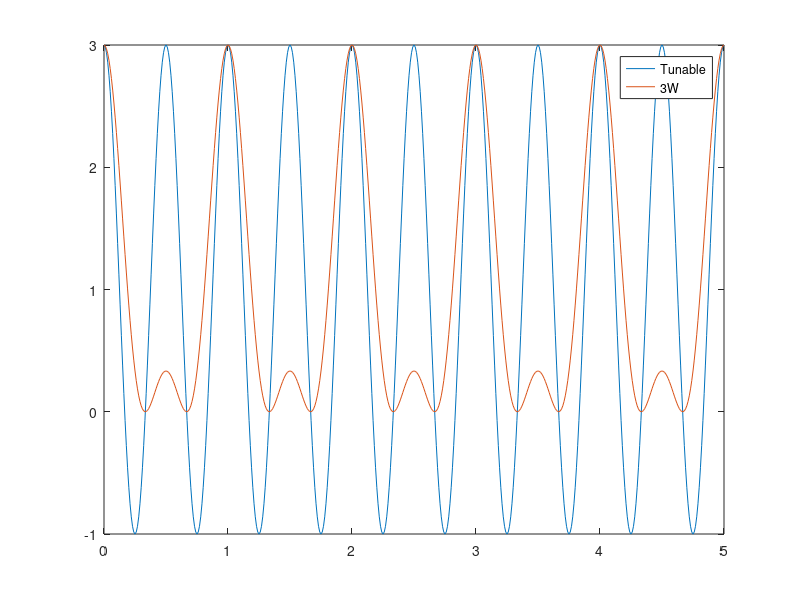
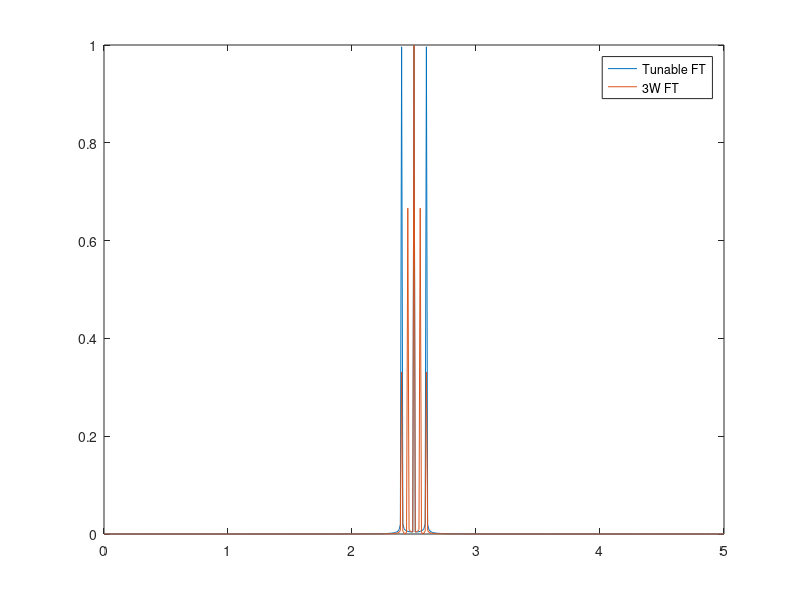
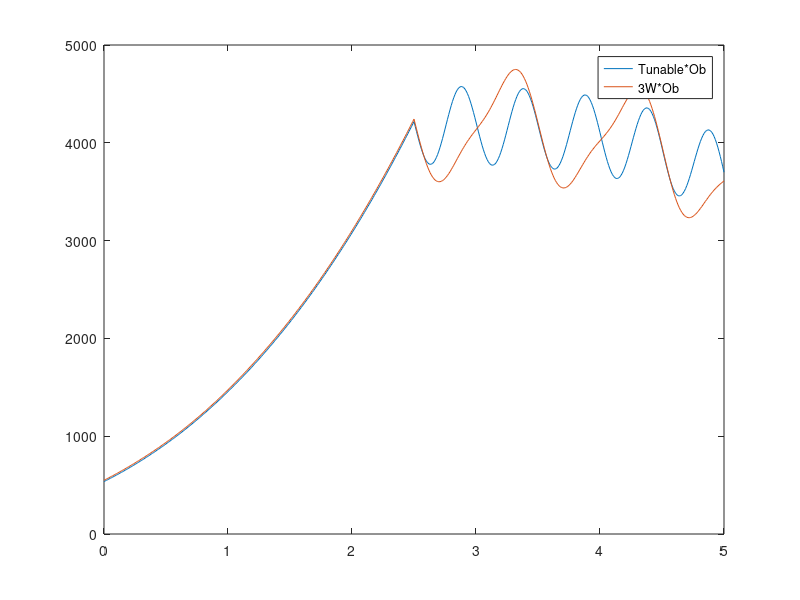
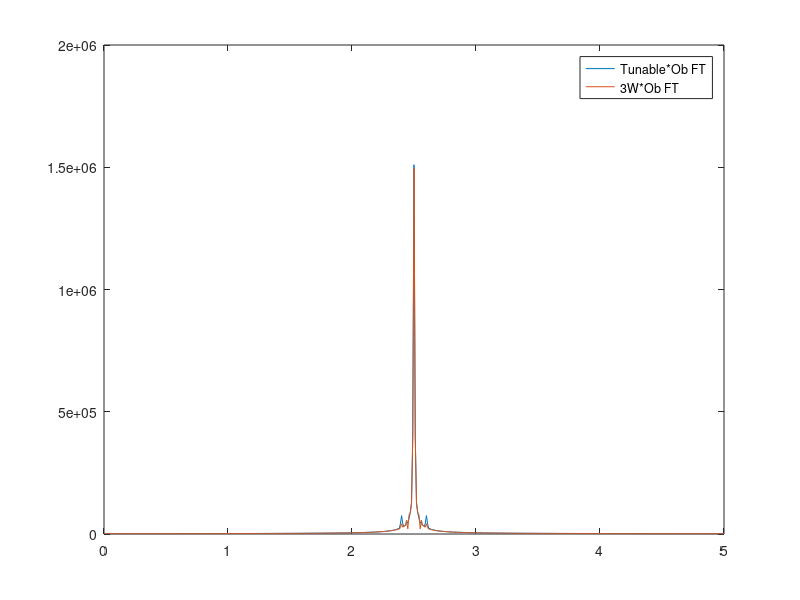

Write MATLAB code to recreate these figures, in order.
y       = 0:0.01:5;
omegaXY = 2;
iTN     = 1 + 2*cos(2*pi*omegaXY*y);
i3W     = 1 + 2/3*cos(2*pi*omegaXY*y) + 4/3*cos(2*pi*omegaXY*y/2);
figure;
plot(y,iTN,'DisplayName','Tunable');
hold on;
plot(y,i3W,'DisplayName','3W');
legend;

iTNFT = abs(fftshift(fft(iTN)));
iTNFT = iTNFT/max(iTNFT(:));
i3WFT = abs(fftshift(fft(i3W)));
i3WFT = i3WFT/max(i3WFT(:));
figure;
plot(y,iTNFT,'DisplayName','Tunable FT');
hold on;
plot(y,i3WFT,'DisplayName','3W FT');
legend;

%%
uniOb = y.^2;
iTNOb = conv(iTN, uniOb, 'same');
i3WOb = conv(i3W, uniOb, 'same');
figure;
plot(y, iTNOb,'DisplayName','Tunable*Ob');
hold on;
plot(y, i3WOb,'DisplayName','3W*Ob');
legend;

%%
iTNObFT = abs(fftshift(fft(iTNOb)));
i3WObFT = abs(fftshift(fft(i3WOb)));
figure;
plot(y,iTNObFT,'DisplayName','Tunable*Ob FT');
hold on;
plot(y,i3WObFT,'DisplayName','3W*Ob FT');
legend;